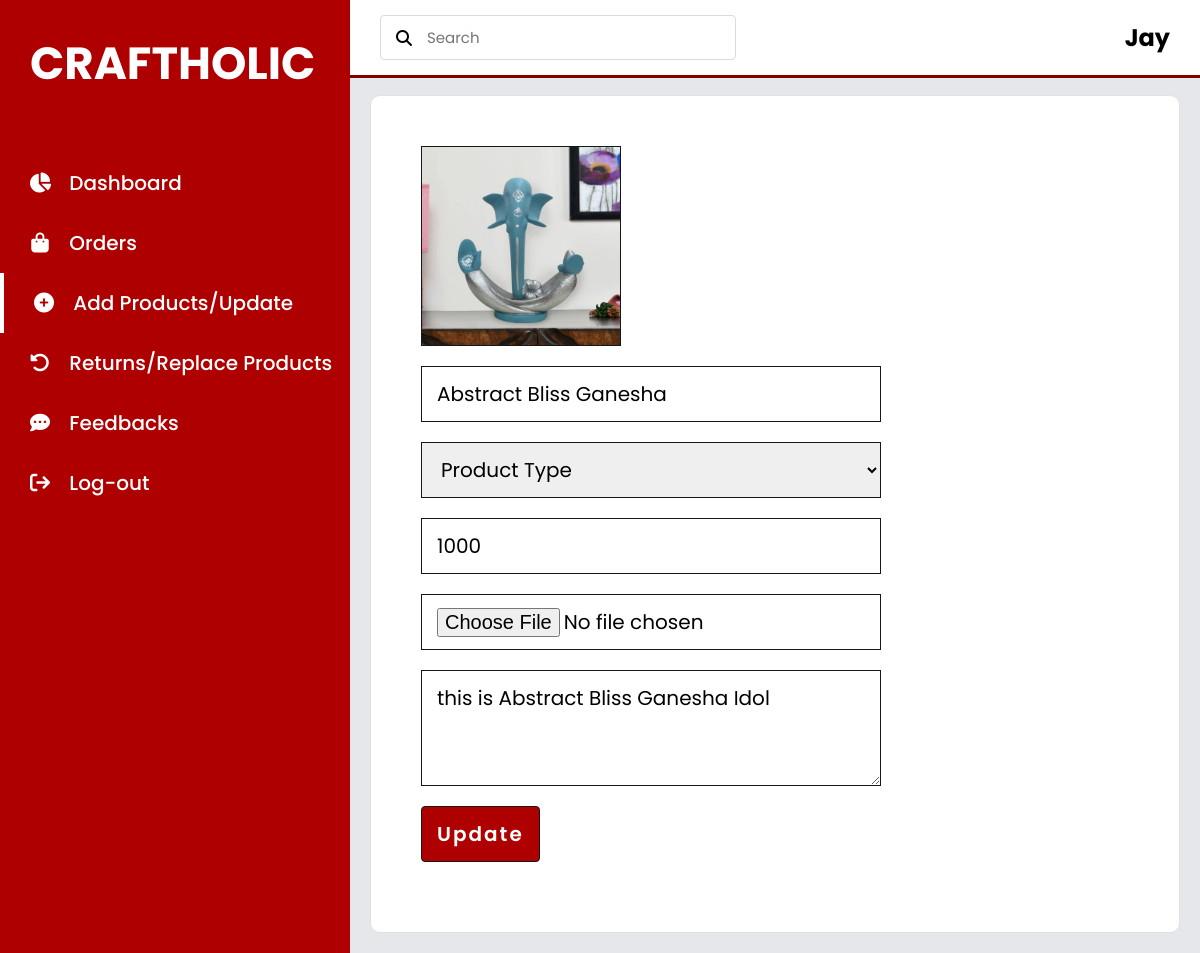
The page /Admin/Admin-Update-Products.php?edit=1 (signed in) on the database its author committed.
### tables this page shows
CREATE TABLE `products` (
  `P_ID` bigint(4) NOT NULL,
  `P_names` varchar(25) NOT NULL,
  `Category_Name` varchar(20) NOT NULL,
  `P_price` varchar(10) NOT NULL,
  `P_Image1` varchar(255) NOT NULL,
  `P_description` varchar(255) NOT NULL,
  `P_Date` date NOT NULL
);

### Admin/Admin-Update-Products.php (the view, shortened to what this page needs)
<?php
include("../Includes/Connection.php");
?>
<!DOCTYPE html>
<html lang="en">
<head>
    <link rel="stylesheet" href="../CSS/Admin.css">
    <link rel="stylesheet" href="https://cdnjs.cloudflare.com/ajax/libs/font-awesome/6.2.0/css/all.min.css">
</head>
<body>
    <section id="Menu">
        <div class="logo">
            <h2><a href="../Admin/CRAFTHOLIC-admin.php"> CRAFTHOLIC</a></h2>
        </div>
        <div class="items">
            <li>
                <i class="fa-solid fa-chart-pie"></i>
                <a href="../Admin/CRAFTHOLIC-admin.php">Dashboard</a>
            </li>
            <li>
                <i class="fa-solid fa-bag-shopping"></i>
                <a href="../Admin/Admin-orders.php">Orders</a>
            </li>
            <li class="Active">
                <i class="fa-solid fa-circle-plus"></i>
                <a href="../Admin/Admin-AddProducts.php">Add Products/Update</a>
            </li>
            <li>
                <i class="fa-solid fa-rotate-left"></i>
                <a href="#">Returns/Replace Products</a>
            </li>
            <li>
                <i class="fa-solid fa-comment-dots"></i>
                <a href="#">Feedbacks</a>
            </li>
            <li>
                <i class="fa-solid fa-arrow-right-from-bracket"></i>
                <a href="../Admin/ADMIN_Login.php">Log-out</a>
            </li>
        </div>
    </section>
    <section id="InterFace">
        <div class="Navigation">
            <div class="N1">
                <div class="Search">
                    <i class="fa-solid fa-search"></i>
                    <input type="text" placeholder="Search" id="">
                </div>
            </div>
            <div class="Profile">
                <h2><?php
                    if ($_SESSION['AdminLoginID']) {
                        echo $_SESSION['AdminLoginID'];
                    }
                    ?>
                </h2>
            </div>
        </div>
        <h3 class="I-name-2 ">
        </h3>
        <div id="Update_products">
            <?php
            $Edit_ID = $_GET['edit'];
            $Edit_Query = mysqli_query($conn, "SELECT * FROM `products` WHERE `P_ID` = $Edit_ID");
            if (mysqli_num_rows($Edit_Query) > 0) {
                while ($Fetch_Edit = mysqli_fetch_assoc($Edit_Query)) {
            ?>
                    <form action="Update-Product-BkEnd.php" method="post" enctype="multipart/form-data">
                        <img src="../Admin/images/<?php echo $Fetch_Edit['P_Image1']; ?>" alt="Image not found" height="200" width="200">
                        <input type="text" name="Updated_P_Name" placeholder="Product Name" value="<?php echo $Fetch_Edit['P_names']; ?>">
                        <select name="Updated_P_Type" value="<?php echo $Fetch_Edit['Category_Name']; ?>">
                            <option selected> Product Type</option>
                        </select>
                        <input type="text" name="Updated_P_Price" placeholder="Price" value="<?php echo $Fetch_Edit['P_price']; ?>">
                        <input type="file" name="uploadFile" id="">
                        <textarea name="Updated_P_Description" placeholder="Product Description" cols="30" rows="3"><?php echo $Fetch_Edit['P_description']; ?></textarea>
                        <div>
                            <input type="submit" value="Update" name="Update" class="normal">
                        </div>
                    </form>
            <?php
                };
            };
            ?>
        </div>
    </section>
</body>
</html>

### CSS/Admin.css (style rules this page uses)
* { margin: 0; padding: 0; box-sizing: border-box; text-decoration: none; font-family: 'Poppins', sans-serif; }
body { width: 100%; background: #e5e7eb; position: relative; display: flex; }
:root { --black: black; --maroon: maroon; --light-maroon: #AE0000; --Tangerine: #f38b00; --light-color: #666; --box-shadow: 0 .3rem 0.5rem rgba(0, 0, 0.1); --border: 2rem solid rgba(0, 0, 0.1); --outline: .1rem solid rgba(0, 0, 0.1); --padding: 40px 80px; --margin: 40px 0; }
.normal { font-size: 15px; font-weight: 600; padding: 13px 30px; color: #000; border-radius: 4px; cursor: pointer; border: none; outline: none; transition: all 0.2s ease; }
#Menu { background: var(--light-maroon); width: 350px; height: 100%; position: fixed; top: 0; left: 0; }
#Menu .logo { font-size: 30px; padding-top: 5px; padding-left: 30px; padding: 30px 0 15px 30px; }
#Menu .logo a { color: #fff; }
#Menu .items { margin-top: 40px; }
#Menu .items li { list-style: none; padding: 15px 0; transition: 0.3s ease; }
#Menu .items .Active { border-left: 4px solid #fff; }
#Menu .items li i { color: #fff; width: 30px; height: 30px; line-height: 30px; text-align: center; font-size: 20px; margin: 0 10px 0 25px; }
#Menu .items li a { text-decoration: none; color: #fff; font-weight: 500; font-size: 20px; transition: 0.3s ease; }
#InterFace { width: calc(100% - 350px); margin-left: 350px; position: relative; }
#InterFace .Navigation { display: flex; align-items: center; justify-content: space-between; background: #fff; padding: 15px 30px; border-bottom: 3px solid var(--maroon); position: fixed; width: calc(100% - 350px); }
#InterFace .Navigation .Search { display: flex; justify-content: flex-start; align-items: center; padding: 10px 15px; border: 1px solid #d7dbe6; border-radius: 4px; }
#InterFace .Navigation .Search i { margin-right: 15px; }
#InterFace .Navigation .Search input { border: none; outline: none; font-size: 15px; }
#InterFace .Navigation .Profile { display: flex; justify-content: flex-start; align-items: center; }
.N1 { display: flex; justify-content: flex-start; align-items: center; }
.I-name-2 { color: #444a53; padding: 30px 30px 0 30px; font-size: 30px; font-weight: 700; }
#Update_products { display: flex; justify-content: space-between; margin: 20px; padding: 50px; border: 1.5px solid #e1e1e1; background: #fff; border-radius: 10px; }
#Update_products form { width: 65%; display: flex; flex-direction: column; align-items: flex-start; }
#Update_products form textarea, #Update_products .Address-return, #Update_products form input, #Update_products form div input, #Update_products form select { width: 100%; padding: 12px 15px; outline: none; margin-bottom: 20px; border: 1px solid #171717; font-size: 20px; }
#Update_products form img { border: 1px solid #171717; margin-bottom: 20px; }
#Update_products form div input { color: #fff; background: var(--light-maroon); letter-spacing: 2px; }

### rows shown on the page
products: P_Image1 (picture), Updated_P_Name "Abstract Bliss Ganesha", Updated_P_Type "Product Type", Updated_P_Price "1000", Updated_P_Description "this is Abstract Bliss Ganesha Idol"

### other values the page prints
$_SESSION['AdminLoginID'] "Jay"
